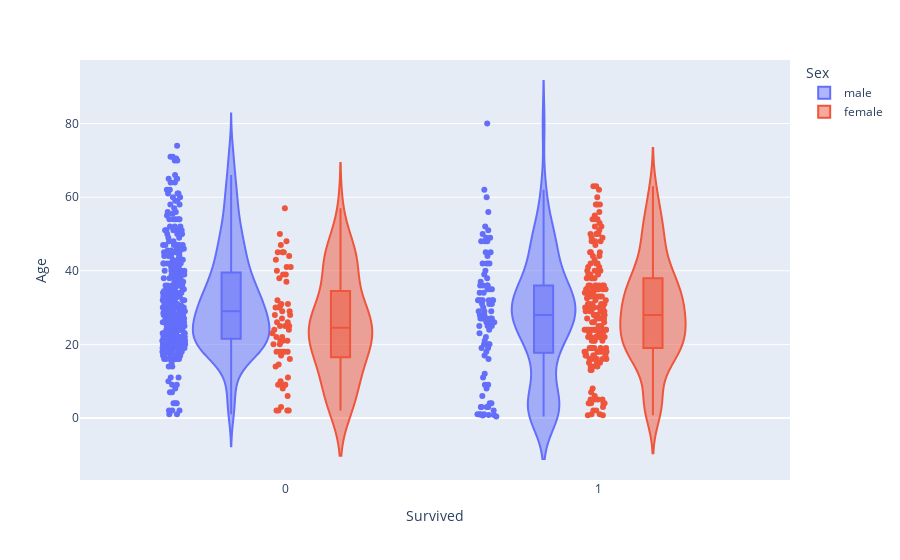

Notebook source saved alongside this figure:
### Code cell
df = px.data.tips()
fig = px.violin(train_data, y="Age", x="Survived", color="Sex", box=True, points="all",
          hover_data=train_data.columns)
fig.show()

### Figure 1 — Plotly figure (JSON) as saved in the notebook; plotly's stock layout.template omitted (floating-point values rounded to 4 significant figures; data arrays with more than 128 entries replaced by an {"elided": "..."} marker saying what was removed)
{"data": [{"alignmentgroup": "True", "box": {"visible": true}, "customdata": {"elided": "577x10 mixed values"}, "hovertemplate": "Sex=%{customdata[3]}<br>Survived=%{x}<br>Age=%{y}<br>PassengerId=%{customdata[0]}<br>Pclass=%{customdata[1]}<br>Name=%{customdata[2]}<br>SibSp=%{customdata[4]}<br>Parch=%{customdata[5]}<br>Ticket=%{customdata[6]}<br>Fare=%{customdata[7]}<br>Cabin=%{customdata[8]}<br>Embarked=%{customdata[9]}<extra></extra>", "legendgroup": "male", "marker": {"color": "#636efa"}, "name": "male", "offsetgroup": "male", "orientation": "v", "points": "all", "scalegroup": "True", "showlegend": true, "type": "violin", "x": {"elided": "577 int values"}, "x0": " ", "xaxis": "x", "y": {"elided": "577 float values"}, "y0": " ", "yaxis": "y"}, {"alignmentgroup": "True", "box": {"visible": true}, "customdata": {"elided": "314x10 mixed values"}, "hovertemplate": "Sex=%{customdata[3]}<br>Survived=%{x}<br>Age=%{y}<br>PassengerId=%{customdata[0]}<br>Pclass=%{customdata[1]}<br>Name=%{customdata[2]}<br>SibSp=%{customdata[4]}<br>Parch=%{customdata[5]}<br>Ticket=%{customdata[6]}<br>Fare=%{customdata[7]}<br>Cabin=%{customdata[8]}<br>Embarked=%{customdata[9]}<extra></extra>", "legendgroup": "female", "marker": {"color": "#EF553B"}, "name": "female", "offsetgroup": "female", "orientation": "v", "points": "all", "scalegroup": "True", "showlegend": true, "type": "violin", "x": {"elided": "314 int values"}, "x0": " ", "xaxis": "x", "y": {"elided": "314 float values"}, "y0": " ", "yaxis": "y"}], "layout": {"legend": {"title": {"text": "Sex"}, "tracegroupgap": 0}, "margin": {"t": 60}, "violinmode": "group", "xaxis": {"anchor": "y", "domain": [0, 1], "title": {"text": "Survived"}}, "yaxis": {"anchor": "x", "domain": [0, 1], "title": {"text": "Age"}}}}
